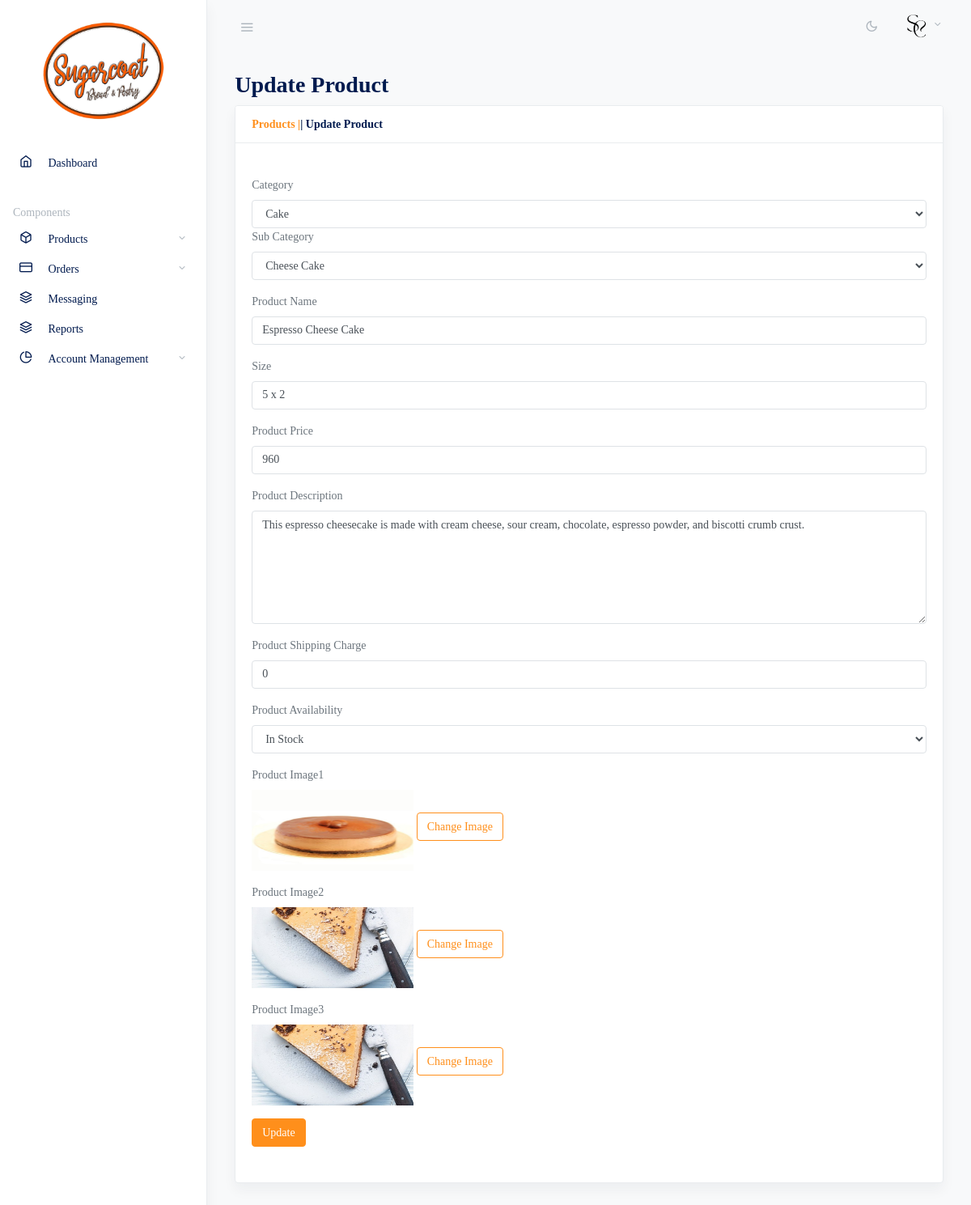
/admin/edit-products.php?id=2 (signed in), run on the app's committed database.
### tables this page shows
CREATE TABLE `products` (
  `id` int(11) NOT NULL,
  `category_id` int(11) NOT NULL,
  `subcategory_id` int(11) DEFAULT NULL,
  `productName` varchar(255) DEFAULT NULL,
  `productSize` varchar(255) DEFAULT NULL,
  `productPrice` int(11) DEFAULT NULL,
  `productDescription` varchar(255) DEFAULT NULL,
  `productImage1` varchar(255) DEFAULT NULL,
  `productImage2` varchar(255) DEFAULT NULL,
  `productImage3` varchar(255) DEFAULT NULL,
  `shippingCharge` int(11) DEFAULT NULL,
  `productAvailability` varchar(255) DEFAULT NULL,
  `postingDate` timestamp NULL DEFAULT current_timestamp(),
  `updationDate` varchar(255) DEFAULT NULL
);

CREATE TABLE `category` (
  `category_id` int(11) NOT NULL,
  `categoryName` varchar(255) DEFAULT NULL,
  `categoryDescription` longtext DEFAULT NULL,
  `creationDate` timestamp NOT NULL DEFAULT current_timestamp(),
  `updationDate` varchar(255) DEFAULT NULL
);

CREATE TABLE `subcategory` (
  `subcategory_id` int(11) NOT NULL,
  `category_id` int(11) DEFAULT NULL,
  `subcategory` varchar(255) DEFAULT NULL,
  `creationDate` timestamp NULL DEFAULT current_timestamp(),
  `updationDate` varchar(255) DEFAULT NULL
);

### admin/edit-products.php (the view, shortened to what this page needs)
<?php
include('include/config.php');
if(strlen($_SESSION['alogin'])==0)
	{
header('location:index.php');
}
else{
	$pid=intval($_GET['id']);
?>
<!doctype html>
<html lang="en">
  <head>
    <link rel="stylesheet" href="css/simplebar.css">
		<link type="text/css" href="images/icons/css/font-awesome.css" rel="stylesheet">
    <link rel="stylesheet" href="css/feather.css">
    <link rel="stylesheet" href="css/daterangepicker.css">
    <link rel="stylesheet" href="app-light.css" id="lightTheme">
    <link rel="stylesheet" href="app-dark.css" id="darkTheme" disabled>
  </head>
  <body class="vertical  light  ">
<?php include('include/header.php');?>
<?php include('include/sidebar.php');?>
<main role="main" class="main-content">
        <div class="container-fluid">
          <div class="row justify-content-center">
            <div class="col-12">
              <h2 class="page-title">Update Product</h2>
              <div class="card shadow mb-4">
                <div class="card-header">
                  <strong class="card-title"><span><a href="manage-products.php">Products |</a></span>| Update Product</strong>
                </div>
                <div class="card-body">
									<br />
			<form class="form-horizontal row-fluid" name="insertproduct" method="post" enctype="multipart/form-data">
<?php
$query=mysqli_query($con,"select products.*,category.categoryName as catname,category.category_id as cid,subcategory.subcategory as subcatname,subcategory.subcategory_id as subcatid from products join category on category.category_id=products.category_id join subcategory on subcategory.subcategory_id=products.subcategory_id where products.id='$pid'");
while($row=mysqli_fetch_array($query))
{
?>
<div class="control-group">
<label class="control-label" for="basicinput">Category</label>
<div class="controls">
<select name="category" class="form-control"  required>
<option value="<?php echo htmlentities($row['cid']);?>"><?php echo htmlentities($row['catname']);?></option>
<?php $query=mysqli_query($con,"select * from category");
	?>
</select>
</div>
</div>
<div class="form-group mb-3">
<label class="control-label" for="basicinput">Sub Category</label>
<div class="controls">
<select   name="subcategory"  id="subcategory" class="form-control" required>
<option value="<?php echo htmlentities($row['subcatid']);?>"><?php echo htmlentities($row['subcatname']);?></option>
</select>
</div>
</div>
<div class="form-group mb-3">
<label class="control-label" for="basicinput">Product Name</label>
<div class="controls">
<input type="text"    name="productName"  placeholder="Enter Product Name" value="<?php echo htmlentities($row['productName']);?>" class="form-control" >
</div>
</div>
<div class="form-group mb-3">
<label class="control-label" for="basicinput">Size</label>
<div class="controls">
<input type="text"    name="productsize"  placeholder="Enter Product Size" value="<?php echo htmlentities($row['productSize']);?>" class="form-control" required>
</div>
</div>
<div class="form-group mb-3">
<label class="control-label" for="basicinput">Product Price</label>
<div class="controls">
<input type="text"    name="productprice"  placeholder="Enter Product Price" value="<?php echo htmlentities($row['productPrice']);?>" class="form-control" required>
</div>
</div>
<div class="form-group mb-3">
<label class="control-label" for="basicinput">Product Description</label>
<div class="controls">
<textarea  name="productDescription"  placeholder="Enter Product Description" rows="6" class="form-control">
<?php echo htmlentities($row['productDescription']);?>
</textarea>
</div>
</div>
<div class="form-group mb-3">
<label class="control-label" for="basicinput">Product Shipping Charge</label>
<div class="controls">
<input type="number"    name="productShippingcharge"  placeholder="Enter Product Shipping Charge" value="<?php echo htmlentities($row['shippingCharge']);?>" class="form-control" required>
</div>
</div>
<div class="form-group mb-3">
<label class="control-label" for="basicinput">Product Availability</label>
<div class="controls">
<select   name="productAvailability"  id="productAvailability" class="form-control" required>
<option value="<?php echo htmlentities($row['productAvailability']);?>"><?php echo htmlentities($row['productAvailability']);?></option>
</select>
</div>
</div>
<div class="form-group mb-3">
<label class="control-label" for="basicinput">Product Image1</label>
<div class="controls">
<img src="productimages/<?php echo htmlentities($pid);?>/<?php echo htmlentities($row['productImage1']);?>" width="200" height="100"> <a href="update-image1.php?id=<?php echo $row['id'];?>" class="btn mb-2 btn-outline-primary">Change Image</a>
</div>
</div>
<div class="form-group mb-3">
<label class="control-label" for="basicinput">Product Image2</label>
<div class="controls">
<img src="productimages/<?php echo htmlentities($pid);?>/<?php echo htmlentities($row['productImage2']);?>" width="200" height="100"> <a href="update-image2.php?id=<?php echo $row['id'];?>"class="btn mb-2 btn-outline-primary">Change Image</a>
</div>
</div>
<div class="form-group mb-3">
<label class="control-label" for="basicinput">Product Image3</label>
<div class="controls">
<img src="productimages/<?php echo htmlentities($pid);?>/<?php echo htmlentities($row['productImage3']);?>" width="200" height="100"> <a href="update-image3.php?id=<?php echo $row['id'];?>"class="btn mb-2 btn-outline-primary">Change Image</a>
</div>
</div>
<?php } ?>
											<div class="form-group mb-3">
											<button type="submit" name="submit" class="btn mb-2 btn-primary">Update</button>
											</div>
									</div>
							</div>
					</div>
				</div>
            </div>
          </div>
</body>
<?php } ?>

### data on the page
products: category "Cake", subcategory "Cheese Cake", productName "Espresso Cheese Cake", productsize "5 x 2", productprice "960", productDescription "This espresso cheesecake is made with cream cheese, sour cream, chocolate, espresso powder, and biscotti crumb crust.", productShippingcharge "0", productAvailability "In Stock", productImage1 (picture), productImage2 (picture), productImage3 (picture)
